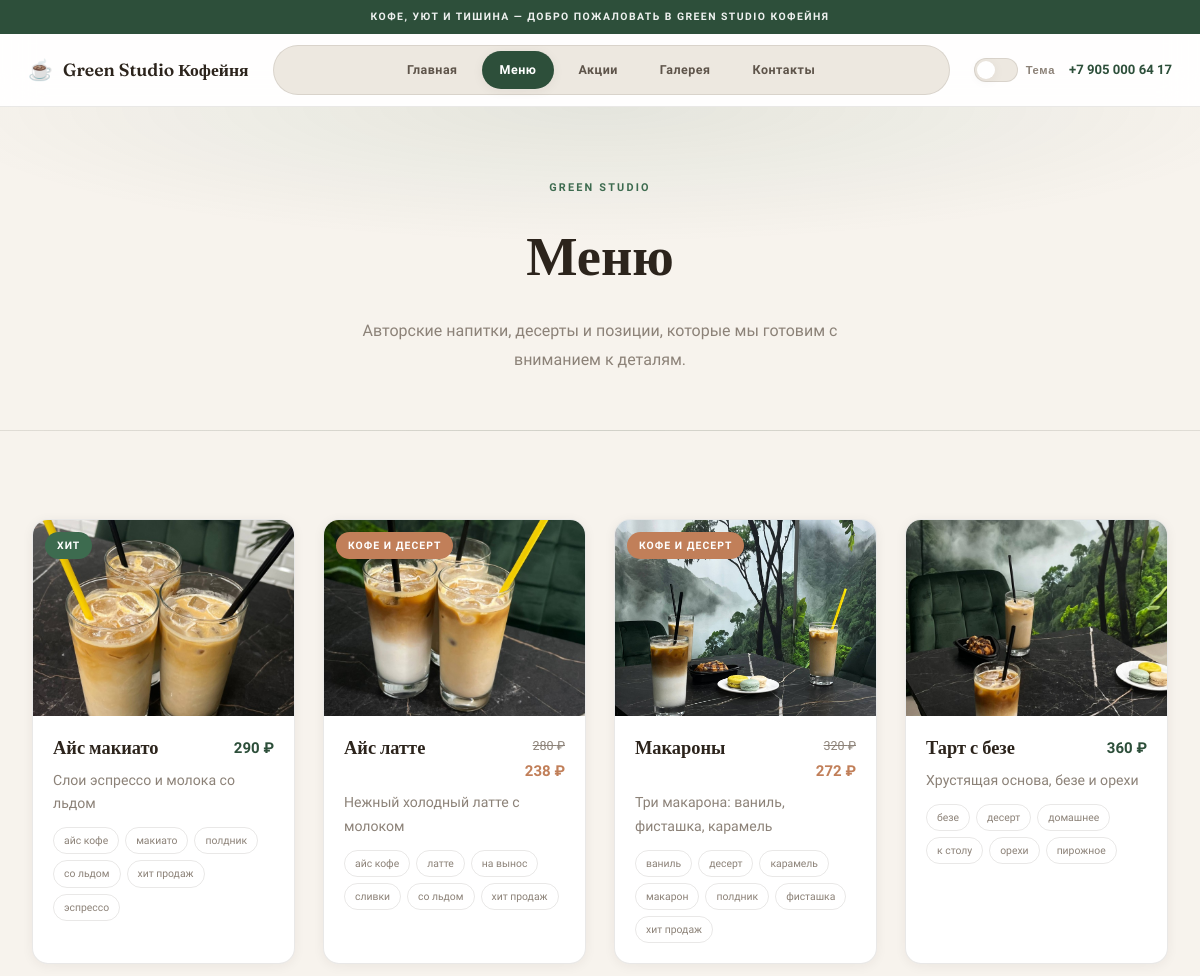
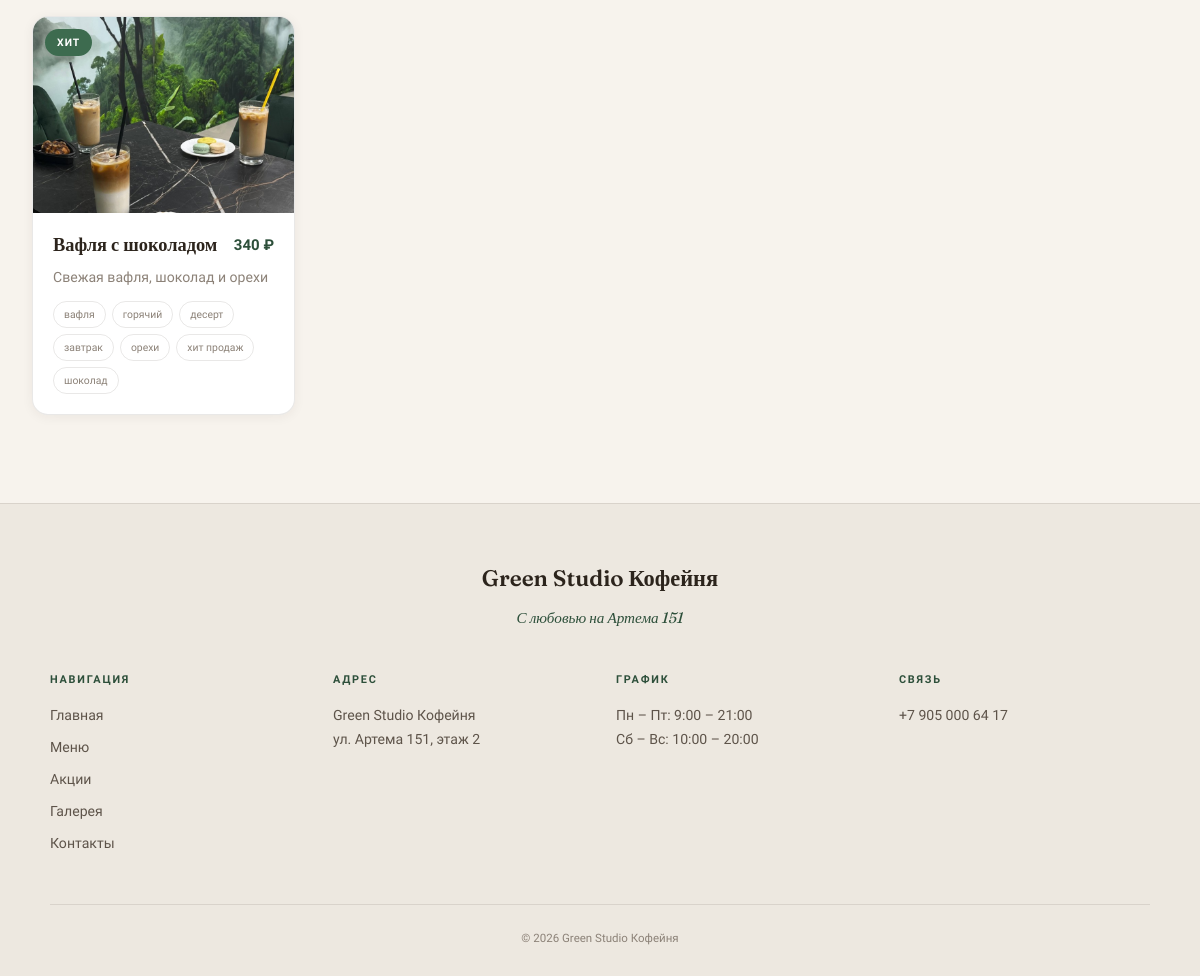
The app's page /menu/ with its own data (2 pictures, top to bottom).
### main/models.py (models this page shows, shortened)
class SiteSettings(models.Model):
    site_name = models.CharField('Название', max_length=120, default='Green Studio Кофейня')
    topbar_text = models.CharField(
        'Текст в шапке',
        max_length=220,
        default='Кофе, уют и тишина — добро пожаловать в Green Studio Кофейня',
    )
    phone = models.CharField('Телефон', max_length=30, default='+7 905 000 64 17')
    address_name = models.CharField('Название в футере', max_length=100, default='Green Studio Кофейня')
    address_street = models.CharField('Адрес', max_length=200, default='ул. Артема 151, этаж 2')
    hours_weekday = models.CharField('Будни', max_length=80, default='Пн – Пт: 9:00 – 21:00')
    hours_weekend = models.CharField('Выходные', max_length=80, default='Сб – Вс: 10:00 – 20:00')
    footer_tagline = models.CharField('Слоган футера', max_length=120, default='С любовью на Артема 151')
    hero_tagline = models.CharField('Тег на главном экране', max_length=120, default='С любовью на Артема 151')
    hero_title_line1 = models.CharField('Заголовок hero, строка 1', max_length=80, default='Место, где')
    hero_title_line2 = models.CharField('Заголовок hero, строка 2', max_length=80, default='всё продумано')
    updated_at = models.DateTimeField('Обновлено', auto_now=True)
    class Meta:
        verbose_name = 'Настройки сайта'
        verbose_name_plural = 'Настройки сайта'
    @classmethod
    def get_solo(cls):
        obj, _ = cls.objects.get_or_create(pk=1)
        return obj
    @property
    def phone_href(self):
        digits = ''.join(c for c in self.phone if c.isdigit())
        if digits.startswith('8'):
            digits = '7' + digits[1:]
        return f'+{digits}'

class MenuItem(models.Model):
    category = models.ForeignKey(
        Category,
        on_delete=models.CASCADE,
        related_name='items',
        verbose_name='Категория',
    )
    name = models.CharField('Название', max_length=150)
    description = models.TextField('Описание', blank=True)
    price = models.DecimalField('Цена', max_digits=8, decimal_places=2)
    sale_price = models.DecimalField(
        'Цена со скидкой',
        max_digits=8,
        decimal_places=2,
        null=True,
        blank=True,
        help_text='Фиксированная цена со скидкой. Если пусто — считается из акции.',
    )
    image = models.ImageField('Фото', upload_to='menu/', blank=True)
    image_emoji = models.CharField('Эмодзи', max_length=10, default='☕', blank=True)
    order = models.PositiveIntegerField('Порядок', default=0)
    is_popular = models.BooleanField('Популярное', default=False)
    is_available = models.BooleanField('В наличии', default=True)
    tags = models.ManyToManyField(MenuTag, blank=True, related_name='items', verbose_name='Теги')
    class Meta:
        verbose_name = 'Позиция меню'
        verbose_name_plural = 'Меню'
        ordering = ['category', 'order', 'name']
    def get_active_promotion(self):
        return self.promotions.filter(is_active=True).order_by('order').first()
    def get_effective_price(self):
        if self.sale_price is not None:
            return self.sale_price
        promo = self.get_active_promotion()
        if promo and promo.discount_percent:
            discounted = self.price * (1 - promo.discount_percent / Decimal('100'))
            return discounted.quantize(Decimal('1'), rounding=ROUND_HALF_UP)
        return self.price
    @property
    def has_discount(self):
        return self.get_effective_price() < self.price
    @property
    def discount_label(self):
        promo = self.get_active_promotion()
        if promo:
            return promo.title
        return 'Скидка'

class MenuTag(models.Model):
    name = models.CharField('Тег', max_length=60, unique=True)
    slug = models.SlugField('Slug', max_length=60, unique=True)
    class Meta:
        verbose_name = 'Тег меню'
        verbose_name_plural = 'Теги меню'
        ordering = ['name']

class Promotion(models.Model):
    title = models.CharField('Заголовок', max_length=200)
    text = models.TextField('Текст', blank=True)
    image = models.ImageField('Фото', upload_to='promotions/', blank=True)
    discount_percent = models.DecimalField(
        'Скидка, %',
        max_digits=5,
        decimal_places=2,
        default=Decimal('0'),
        help_text='Скидка для привязанных позиций меню.',
    )
    menu_items = models.ManyToManyField(
        MenuItem,
        blank=True,
        related_name='promotions',
        verbose_name='Позиции меню',
    )
    order = models.PositiveIntegerField('Порядок', default=0)
    is_active = models.BooleanField('Показывать', default=True)
    created_at = models.DateTimeField('Создано', auto_now_add=True)
    class Meta:
        verbose_name = 'Акция'
        verbose_name_plural = 'Акции'
        ordering = ['order', '-created_at']

### main/views.py (the view)
# urls.py: path('menu/', views.menu_page, name='menu'),
def menu_page(request):
    menu_items = (
        MenuItem.objects.filter(is_available=True)
        .prefetch_related('tags', 'promotions')
        .order_by('category__order', 'order', 'name')
    )
    return render(request, 'main/menu.html', {'menu_items': menu_items})

### main/context_processors.py (called while the page is built)
def build_seo_keywords():
    settings = SiteSettings.get_solo()
    tag_names = MenuTag.objects.order_by('name').values_list('name', flat=True)
    base_words = [
        settings.site_name,
        'кофейня',
        'десерты',
        'меню',
        settings.address_street,
    ]
    seen = set()
    keywords = []
    for word in base_words:
        key = word.lower()
        if key not in seen:
            seen.add(key)
            keywords.append(word)
    for name in tag_names:
        key = name.lower()
        if key not in seen:
            seen.add(key)
            keywords.append(name)
    return ', '.join(keywords)

def site_settings(request):
    if request.path.startswith('/panel/') or request.path.startswith('/admin/'):
        return {'site_settings': SiteSettings.get_solo()}
    settings = SiteSettings.get_solo()
    return {
        'site_settings': settings,
        'seo_keywords': build_seo_keywords(),
        'seo_description': (
            f'{settings.site_name} — кофе, десерты и уютная атмосфера. '
            f'{settings.address_street}. Тел. {settings.phone}.'
        ),
        'api_base_url': django_settings.API_BASE_URL,
    }

### main/templates/main/menu.html (shortened to what this page needs)
{% extends 'main/base.html' %}
{% load static %}
{% block content %}
<section class="subpage-hero scroll-rise">
    <p class="subpage-hero__eyebrow">Green Studio</p>
    <h1 class="subpage-hero__title">Меню</h1>
    <p class="subpage-hero__desc">Авторские напитки, десерты и позиции, которые мы готовим с вниманием к деталям.</p>
</section>
{% if menu_items %}
<section class="section scroll-rise">
    <div class="menu-grid">
        {% for item in menu_items %}
        <article class="menu-card scroll-rise{% if item.is_popular %} menu-card--popular{% endif %}{% if item.has_discount %} menu-card--sale{% endif %}" style="--delay: {{ forloop.counter0 }}">
            <div class="menu-card__media">
                {% if item.image %}
                <img src="{{ item.image.url }}" alt="{{ item.name }}" class="menu-card__img">
                {% else %}
                <div class="menu-card__placeholder"></div>
                {% endif %}
                {% if item.has_discount %}
                <span class="menu-card__badge menu-card__badge--sale">{{ item.discount_label }}</span>
                {% elif item.is_popular %}
                <span class="menu-card__badge">Хит</span>
                {% endif %}
            </div>
            <div class="menu-card__body">
                <div class="menu-card__row">
                    <h4 class="menu-card__name">{{ item.name }}</h4>
                    <div class="menu-card__prices">
                        {% if item.has_discount %}
                        <span class="menu-card__price menu-card__price--old">{{ item.price|floatformat:0 }} ₽</span>
                        <span class="menu-card__price menu-card__price--sale">{{ item.get_effective_price|floatformat:0 }} ₽</span>
                        {% else %}
                        <span class="menu-card__price">{{ item.price|floatformat:0 }} ₽</span>
                        {% endif %}
                    </div>
                </div>
                {% if item.description %}
                <p class="menu-card__desc">{{ item.description }}</p>
                {% endif %}
                {% if item.tags.exists %}
                <div class="menu-card__tags">
                    {% for tag in item.tags.all %}
                    <span class="menu-card__tag">{{ tag.name }}</span>
                    {% endfor %}
                </div>
                {% endif %}
            </div>
        </article>
        {% endfor %}
    </div>
</section>
{% else %}
<section class="section">
    <p class="empty-page">Меню скоро появится. Загляните позже!</p>
</section>
{% endif %}
{% endblock %}

### main/templates/main/base.html (shortened to what this page needs)
{% load static %}
<!DOCTYPE html>
<html lang="ru" data-theme="light">
<head>
    <link rel="stylesheet" href="{% static 'css/style.css' %}?v=41">
</head>
<body class="site-body theme-light">
    <header class="site-header" id="siteHeader">
        <div class="site-header__ribbon">
            <p>{{ site_settings.topbar_text }}</p>
        </div>
        <div class="site-header__bar">
            <a href="{% url 'home' %}" class="site-header__logo">
                <span class="site-header__logo-icon" aria-hidden="true">☕</span>
                <span class="site-header__logo-text">{{ site_settings.site_name }}</span>
            </a>
            <nav class="site-nav" id="siteNav" aria-label="Основная навигация">
                <a href="{% url 'home' %}" class="site-nav__link{% if request.resolver_match.url_name == 'home' %} is-active{% endif %}">Главная</a>
                <a href="{% url 'menu' %}" class="site-nav__link{% if request.resolver_match.url_name == 'menu' %} is-active{% endif %}">Меню</a>
                <a href="{% url 'promotions' %}" class="site-nav__link{% if request.resolver_match.url_name == 'promotions' %} is-active{% endif %}">Акции</a>
                <a href="{% url 'gallery' %}" class="site-nav__link{% if request.resolver_match.url_name == 'gallery' %} is-active{% endif %}">Галерея</a>
                <a href="{% url 'contacts' %}" class="site-nav__link{% if request.resolver_match.url_name == 'contacts' %} is-active{% endif %}">Контакты</a>
            </nav>
            <div class="site-header__actions">
                <button type="button" class="theme-switch" data-theme-toggle aria-label="Тёмная тема" aria-pressed="false">
                    <span class="theme-switch__track">
                        <span class="theme-switch__thumb"></span>
                    </span>
                    <span class="theme-switch__label">Тема</span>
                </button>
                <a href="tel:{{ site_settings.phone_href }}" class="site-header__phone">{{ site_settings.phone }}</a>
            </div>
        </div>
    </header>
    <div class="site-scroll" id="siteScroll">
        <main class="site-main">
            {% block content %}{% endblock %}
        </main>
        <footer class="site-footer">
            <div class="site-footer__inner">
                <div class="site-footer__brand">
                    <p class="site-footer__name">{{ site_settings.site_name }}</p>
                    <p class="site-footer__tagline">{{ site_settings.footer_tagline }}</p>
                </div>
                <div class="site-footer__grid">
                    <div class="site-footer__col">
                        <h4>Навигация</h4>
                        <ul>
                            <li><a href="{% url 'home' %}">Главная</a></li>
                            <li><a href="{% url 'menu' %}">Меню</a></li>
                            <li><a href="{% url 'promotions' %}">Акции</a></li>
                            <li><a href="{% url 'gallery' %}">Галерея</a></li>
                            <li><a href="{% url 'contacts' %}">Контакты</a></li>
                        </ul>
                    </div>
                    <div class="site-footer__col">
                        <h4>Адрес</h4>
                        <p>{{ site_settings.address_name }}</p>
                        <p>{{ site_settings.address_street }}</p>
                    </div>
                    <div class="site-footer__col">
                        <h4>График</h4>
                        <p>{{ site_settings.hours_weekday }}</p>
                        <p>{{ site_settings.hours_weekend }}</p>
                    </div>
                    <div class="site-footer__col">
                        <h4>Связь</h4>
                        <p><a href="tel:{{ site_settings.phone_href }}">{{ site_settings.phone }}</a></p>
                    </div>
                </div>
                <p class="site-footer__copy">&copy; 2026 {{ site_settings.site_name }}</p>
            </div>
        </footer>
    </div>
</body>
</html>

### records on screen
SiteSettings: topbar_text "КОФЕ, УЮТ И ТИШИНА — ДОБРО ПОЖАЛОВАТЬ В GREEN STUDIO КОФЕЙНЯ", site_name "Green Studio Кофейня", phone "+7 905 000 64 17", footer_tagline "С любовью на Артема 151", address_name "Green Studio Кофейня", address_street "ул. Артема 151, этаж 2", hours_weekday "Пн – Пт: 9:00 – 21:00", hours_weekend "Сб – Вс: 10:00 – 20:00"
MenuItem: image (picture), is_popular "ХИТ", name "Айс макиато", price "290", description "Слои эспрессо и молока со льдом"
MenuTag: name "айс кофе"
MenuTag: name "макиато"
MenuTag: name "полдник"
MenuTag: name "со льдом"
MenuTag: name "хит продаж"
MenuTag: name "эспрессо"
MenuItem: image (picture), discount_label "КОФЕ И ДЕСЕРТ", name "Айс латте", price "280", get_effective_price "238", description "Нежный холодный латте с молоком"
MenuTag: name "латте"
MenuTag: name "на вынос"
MenuTag: name "сливки"
MenuItem: image (picture), discount_label "КОФЕ И ДЕСЕРТ", name "Макароны", price "320", get_effective_price "272", description "Три макарона: ваниль, фисташка, карамель"
MenuTag: name "ваниль"
MenuTag: name "десерт"
MenuTag: name "карамель"
MenuTag: name "макарон"
MenuTag: name "фисташка"
MenuItem: image (picture), name "Тарт с безе", price "360", description "Хрустящая основа, безе и орехи"
MenuTag: name "безе"
MenuTag: name "домашнее"
MenuTag: name "к столу"
MenuTag: name "орехи"
MenuTag: name "пирожное"
MenuItem: image (picture), is_popular "ХИТ", name "Вафля с шоколадом", price "340", description "Свежая вафля, шоколад и орехи"
MenuTag: name "вафля"
MenuTag: name "горячий"
MenuTag: name "завтрак"
MenuTag: name "шоколад"
